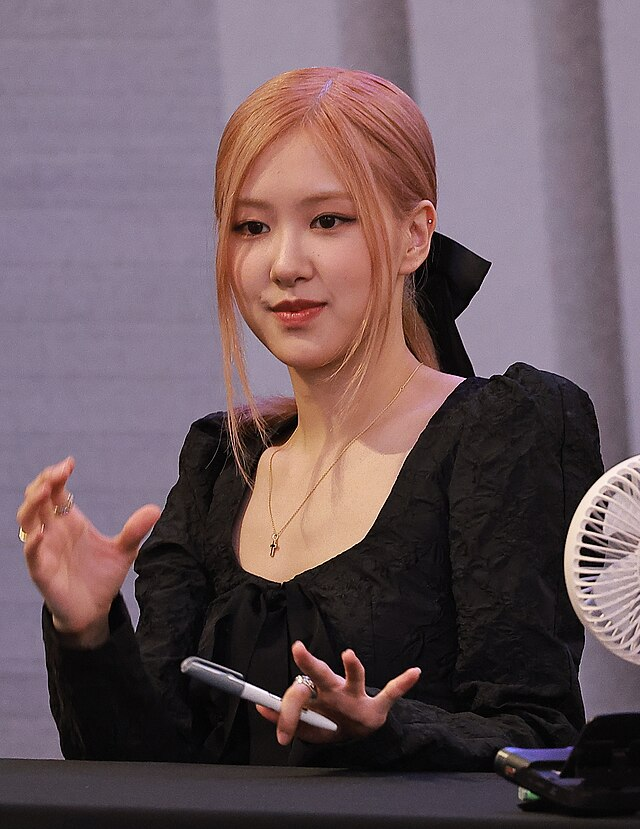
#> input picture FPC_Bai01/anh/sample.jpg, 640 x 829 px, found by its file name
$ python 1testopencv.py
#> lines starting #> are read from the running program, lines starting #| are printed output that depends on the picture
import cv2


#Lệnh đọc ảnh: cv2.imread
anh_doc_tu_file = cv2.imread("anh\\sample.jpg",cv2.IMREAD_GRAYSCALE)
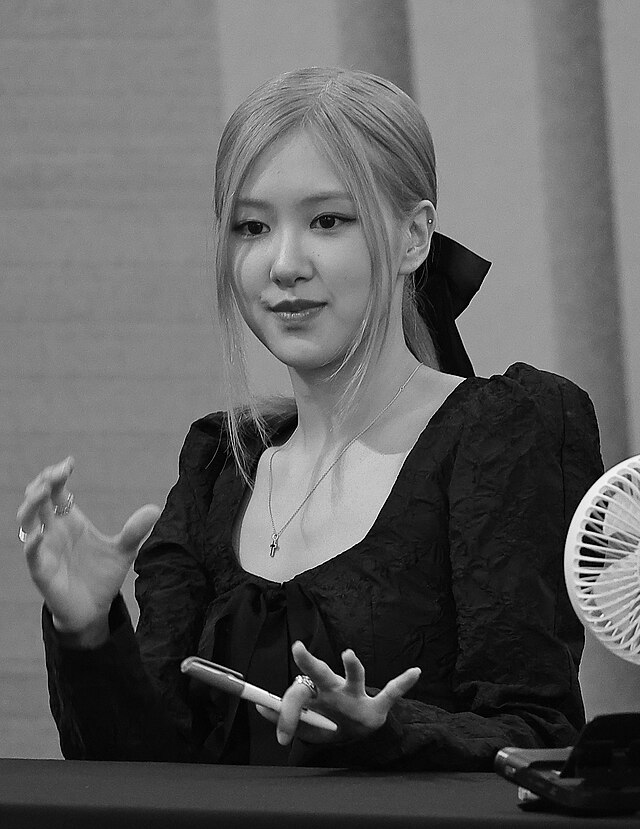
#> anh_doc_tu_file: shape (829, 640); min 0, max 255, mean 95.1


# Show ảnh:
cv2.imshow("Rose",anh_doc_tu_file)

#Ghi ảnh ra file
cv2.imwrite("anh\\dentrang.png",anh_doc_tu_file)

# Dừng chương trình chờ  bấm phím
cv2.waitKey()

cv2.destroyAllWindows() # <--- Đóng tất cả các cửa sổ đang mở
